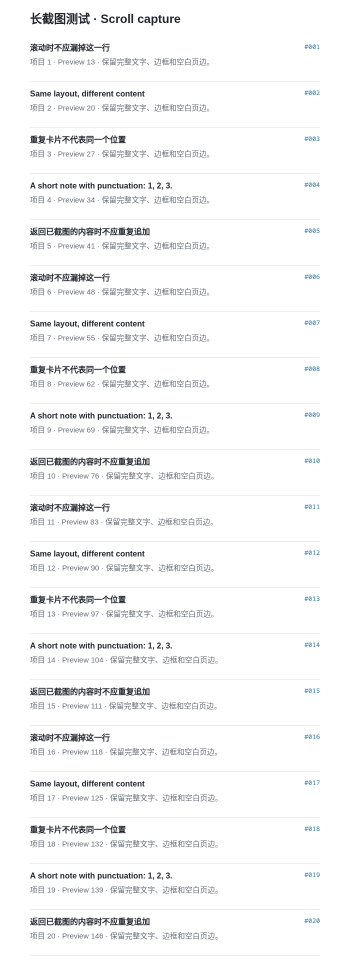
#> input picture crates/vellum-stitch/tests/fixtures/browser-list.png, 700 x 1932 px (shown at 1/2 size); its folder holds only this picture in this run
$ python -i ocr.py   (imports and definitions only)
#> lines starting #> are read from the running program, lines starting #| are printed output that depends on the picture
#> further down, picture is the input picture: PIL image 700x1932 RGB; mean R, G, B 246.9, 247.2, 247.6
"""OCR with two engines.

- **tesseract** (default): local, fast, no network. On raw screen captures
  tesseract is weak — screen text is ~96 DPI and often small / low-contrast,
  while tesseract wants ~300 DPI. So unless disabled we *preprocess* first
  (upscale + grayscale + auto-invert dark themes), which measurably turns
  garbled small-font lines into correct text at essentially no cost.
- **vision**: routes the image to an opencode vision model. Much stronger on
  small / mixed-language / low-contrast text and it doesn't insert the per-glyph
  spaces tesseract does. Needs opencode + network and is slower (~2-3s), so it
  auto-falls back to tesseract if the call fails — you never end up with nothing.

Both paths post-process to strip the spaces tesseract inserts between CJK
glyphs while keeping spaces between latin words.
"""
from __future__ import annotations

import io
import os
import re
import subprocess

from PIL import Image, ImageOps

from ..config import OcrConfig


class OcrError(RuntimeError):
    pass


_CJK = r"\u4e00-\u9fff\u3400-\u4dbf\u3040-\u30ff\uac00-\ud7af"
# a space that sits between two CJK chars (or CJK + punctuation) is noise
_CJK_SPACE = re.compile(rf"(?<=[{_CJK}])\s+(?=[{_CJK}])")


def recognize(img: Image.Image, cfg: OcrConfig | None = None) -> str:
    """Recognize text in ``img`` using the engine configured in ``cfg``.

    ``cfg`` may be an :class:`OcrConfig`. For backward compatibility a bare
    language string is also accepted (older callers passed ``cfg.ocr.langs``).
    """
    cfg = _coerce_cfg(cfg)
    if cfg.engine == "vision":
        try:
            return _recognize_vision(img, cfg)
        except OcrError:
            # Vision failed (no opencode, network, timeout, empty). Rather than
            # show nothing, silently fall back to the always-available local
            # engine so the user still gets a usable result.
            return _recognize_tesseract(img, cfg)
    return _recognize_tesseract(img, cfg)


def _coerce_cfg(cfg: OcrConfig | str | None) -> OcrConfig:
    if isinstance(cfg, OcrConfig):
        return cfg
    if isinstance(cfg, str):  # legacy: just a langs string
        return OcrConfig(langs=cfg)
    return OcrConfig()


# ---------------------------------------------------------------------------
# tesseract path


def _recognize_tesseract(img: Image.Image, cfg: OcrConfig) -> str:
    prepared = _preprocess(img, cfg) if cfg.preprocess else img.convert("RGB")
    buf = io.BytesIO()
    prepared.save(buf, format="PNG")
    payload = buf.getvalue()
    psm = _layout_psm(img)
    text = _run_tesseract(payload, cfg.langs, psm)
    # Empty/near-empty output is where a wrong layout assumption hurts most.
    # Retry only then, keeping normal OCR to one fast local process.
    if _ocr_quality(text) < 2:
        alternate = 11 if psm != 11 else 6
        retry = _run_tesseract(payload, cfg.langs, alternate)
        if _ocr_quality(retry) > _ocr_quality(text):
            text = retry
    return _cleanup(text)


def _run_tesseract(payload: bytes, langs: str, psm: int) -> str:
    cmd = ["tesseract", "-l", langs, "--psm", str(psm), "stdin", "stdout"]
    try:
        p = subprocess.run(
            cmd, input=payload, capture_output=True, timeout=30
        )
    except FileNotFoundError as e:
        raise OcrError("tesseract not found; install tesseract") from e
    except subprocess.TimeoutExpired as e:
        raise OcrError("tesseract timed out") from e
    if p.returncode != 0:
        err = p.stderr.decode(errors="replace").strip()
        raise OcrError(f"tesseract failed: {err}")
    return p.stdout.decode("utf-8", errors="replace")


def _layout_psm(img: Image.Image) -> int:
    """Select a Tesseract layout suited to common screen selections.

    Short banner/label selections are one line (7), very wide selections are
    usually sparse UI fragments (11), and document-like blocks remain the
    stable uniform-block mode (6).
    """
    w, h = img.size
    if w <= 0 or h <= 0:
        return 6
    ratio = w / h
    if ratio >= 2.4 and h <= 96:
        return 7
    if ratio >= 3.6:
        return 11
    return 6


def _ocr_quality(text: str) -> int:
    """Cheap score used only to decide whether an alternate layout is worth it."""
    return sum(c.isalnum() or "\u3400" <= c <= "\u9fff" for c in text)


def _mean_lum(g: Image.Image) -> float:
    hist = g.histogram()
#> hist = 256 values, max 1251874 at index 255, min 0 at index 0, mean 5282.8
    total = sum(hist) or 1
#> total = 1352400
    return sum(i * n for i, n in enumerate(hist)) / total


def _background_busyness(gray: "Image.Image") -> float:
    """Std-dev of the estimated background layer; high == textured background.

    A morphological CLOSE with a large kernel wipes out thin glyph strokes and
    leaves the slowly-varying background (a solid panel, or a wallpaper showing
    through a translucent terminal). A solid panel's background is flat
    (std ~ 0); wallpaper-through-glass varies a lot (std ~ 6+). Measured cleanly
    separates the two with a wide margin, so we route on it.
    """
    try:
        import cv2
        import numpy as np
    except ImportError:
        return 0.0  # no cv2 -> treat as clean, use the plain pipeline
    a = np.asarray(gray, dtype=np.uint8)
    k = cv2.getStructuringElement(cv2.MORPH_ELLIPSE, (25, 25))
    bg = cv2.morphologyEx(a, cv2.MORPH_CLOSE, k)
    return float(bg.std())


# Above this background-layer std-dev the image is treated as having a busy
# (textured) background and routed through the background-subtraction pipeline.
# Clean solid backgrounds measure ~0; wallpaper-through-glass ~6, so 3.0 sits
# in the wide empty gap between the two populations.
_BUSY_THRESHOLD = 3.0


def _preprocess(img: Image.Image, cfg: OcrConfig) -> Image.Image:
    """Adaptively prepare a screen capture for tesseract.

    Two pipelines, chosen by how textured the background is (see
    ``_background_busyness``), both validated on a character-accuracy benchmark:

    * **clean background** (solid panels, light/dark themes, terminals): the
      original pipeline — grayscale, auto-invert dark themes, autocontrast,
      LANCZOS upscale. Lifts average accuracy ~0.85 -> ~0.97 and does NOT
      binarize (binarizing hurt clean anti-aliased small text in the benchmark).
    * **busy background** (a wallpaper showing through a translucent
      terminal/chat window — the real-world case where OCR collapsed from ~0.88
      to ~0.10): estimate and divide out the background, THEN Otsu-binarize.
      This isolates the glyphs from the wallpaper texture and lifted that case
      from ~0.22 to ~0.88. Plain adaptive/global threshold WITHOUT the
      background division made it worse (~0.02), so the division is essential.

    The routing means we only pay the (slightly lossy on clean text) binarize
    when a busy background actually demands it.
    """
    g = img.convert("L")
    if _mean_lum(g) < 112:
        g = ImageOps.invert(g)

    factor = max(1.0, float(cfg.upscale))
#> factor = 3

    if _background_busyness(g) > _BUSY_THRESHOLD:
#> in _background_busyness, `bg = cv2.morphologyEx(a, cv2.MORPH_CLOSE, k)`: bg: shape (1932, 700); every value is 255
        return _prep_busy(g, factor)

    # clean-background pipeline
    g = ImageOps.autocontrast(g, cutoff=1)
    if factor > 1.0:
        g = g.resize(
            (max(1, int(g.width * factor)), max(1, int(g.height * factor))),
            Image.LANCZOS,
        )
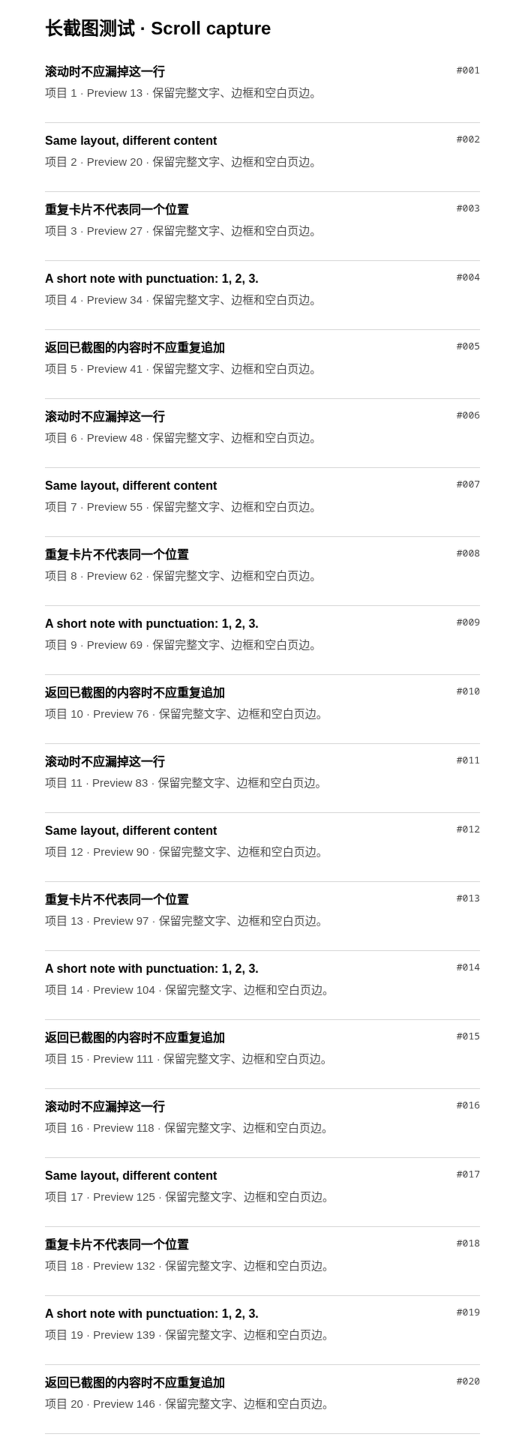
#> g: PIL image 2100x5796 L (shown at 1/4 size); min 0, max 255, mean 245.4
    return g.convert("RGB")


# [24 lines left out: function _prep_busy, not called in this run]


# ---------------------------------------------------------------------------
# vision path (opencode vision model)


_VISION_PROMPT = (
    "识别这张图片里的所有文字，逐行原样输出。"
    "只输出文字本身，保持原始的换行和顺序，"
    "不要翻译，不要解释，不要加任何前后缀或代码块标记。"
)


# [80 lines left out: functions _recognize_vision, _extract_text, _cleanup, not called in this run]

>>> from PIL import Image
>>> picture = Image.open('../../crates/vellum-stitch/tests/fixtures/browser-list.png')
>>> result = recognize(picture)
#> in _recognize_tesseract, `psm = _layout_psm(img)`: psm = 6
#> in _run_tesseract, `cmd = ["tesseract", "-l", langs, "--psm", str(psm), "stdin", "stdout"]`: cmd = ['tesseract', '-l', 'chi_sim+eng', '--psm', '6', 'stdin', 'stdout']
#> (the run stopped early here; a loop or call above may not have finished)

$ run again, on crates/vellum-stitch/tests/fixtures/fast-wheel-before.png
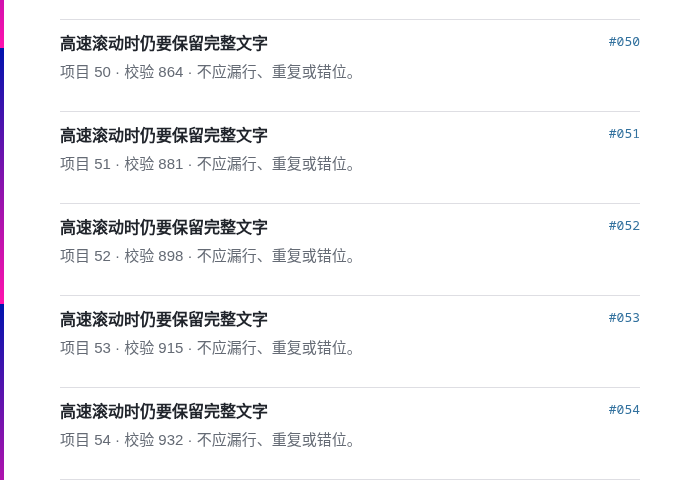
#> input picture crates/vellum-stitch/tests/fixtures/fast-wheel-before.png, 700 x 480 px
#> picture is the input picture: PIL image 700x480 RGB; mean R, G, B 245.8, 245.5, 246.8
#> hist = 256 values, max 307893 at index 255, min 0 at index 0, mean 1312.5
#> total = 336000
#> factor = 3
#> bg: shape (480, 700); every value is 255
#> in _preprocess, `g = ImageOps.autocontrast(g, cutoff=1)`:
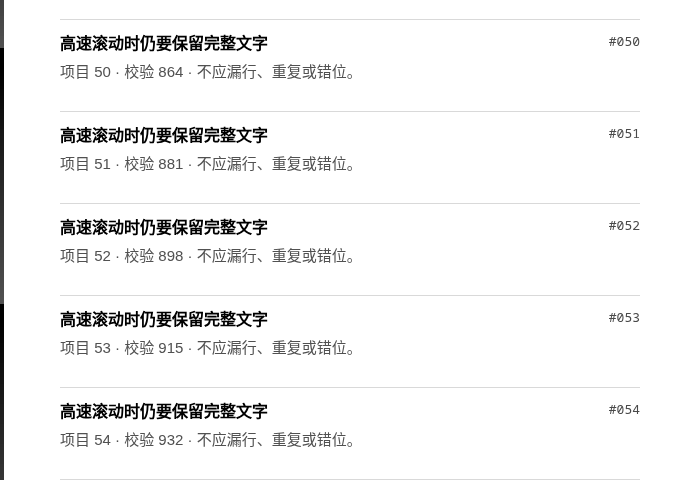
#> g: PIL image 700x480 L; min 0, max 255, mean 244.2
#> in _preprocess, `g = g.resize( (max(1, int(g.width * factor)), max(1, int(g.height * fa..`:
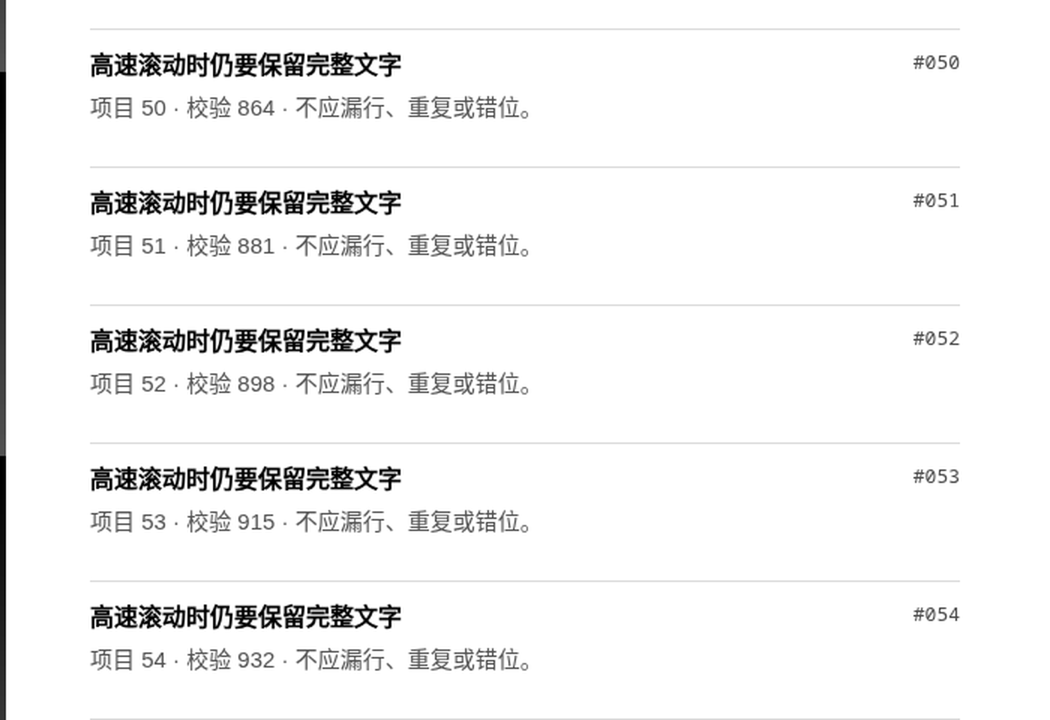
#> g: PIL image 2100x1440 L (shown at 1/2 size); min 0, max 255, mean 243.9
#> psm = 6
#> cmd = ['tesseract', '-l', 'chi_sim+eng', '--psm', '6', 'stdin', 'stdout']
